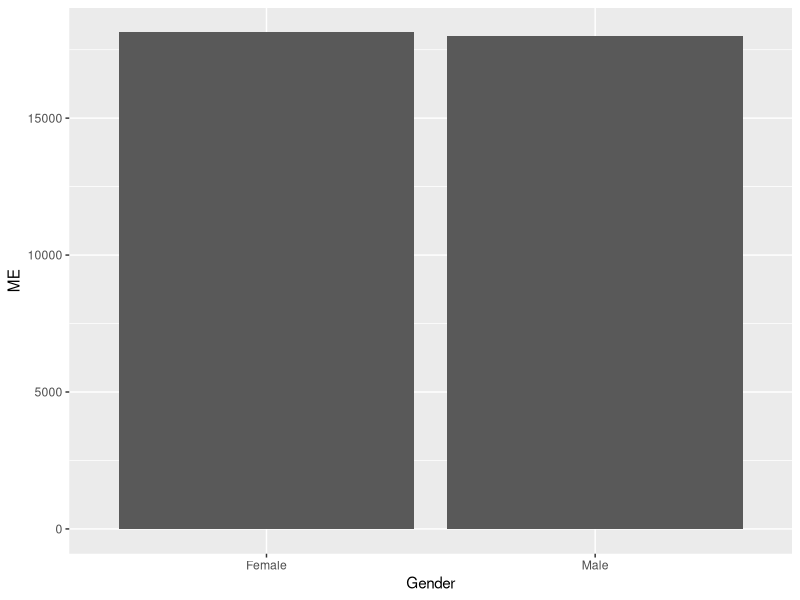
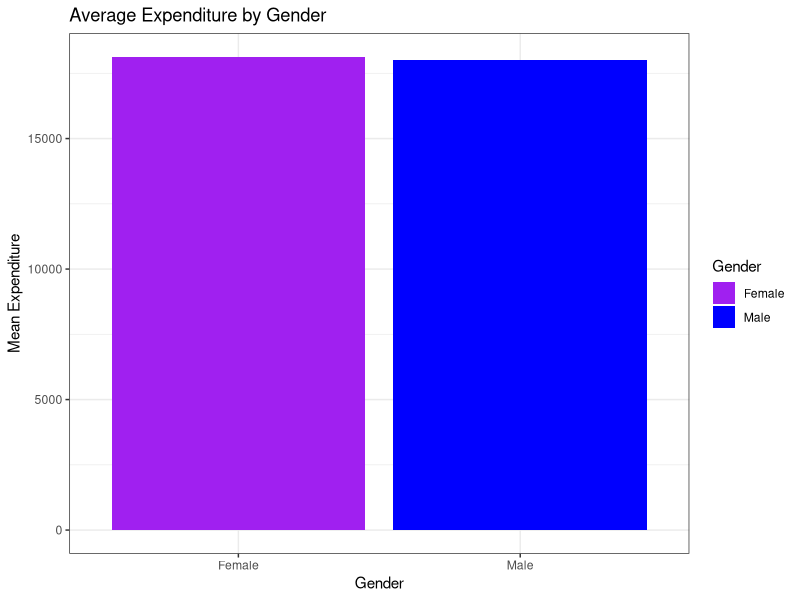
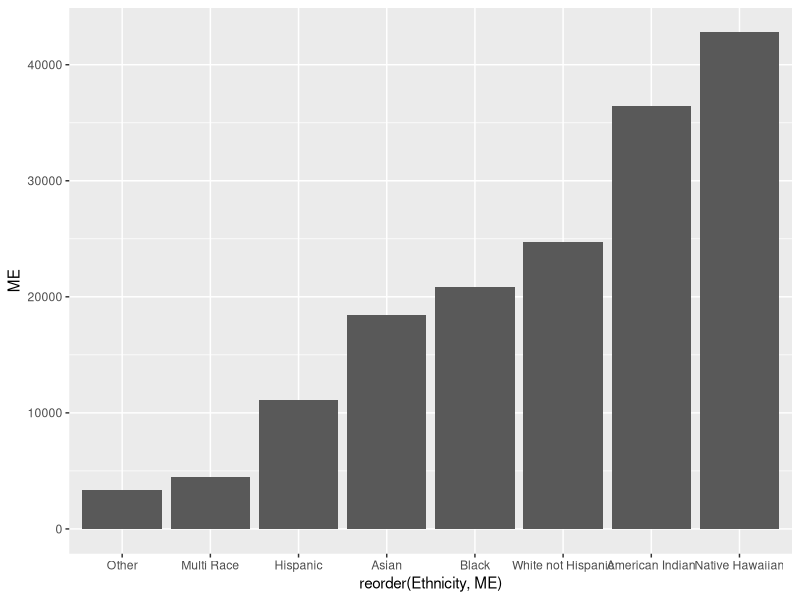
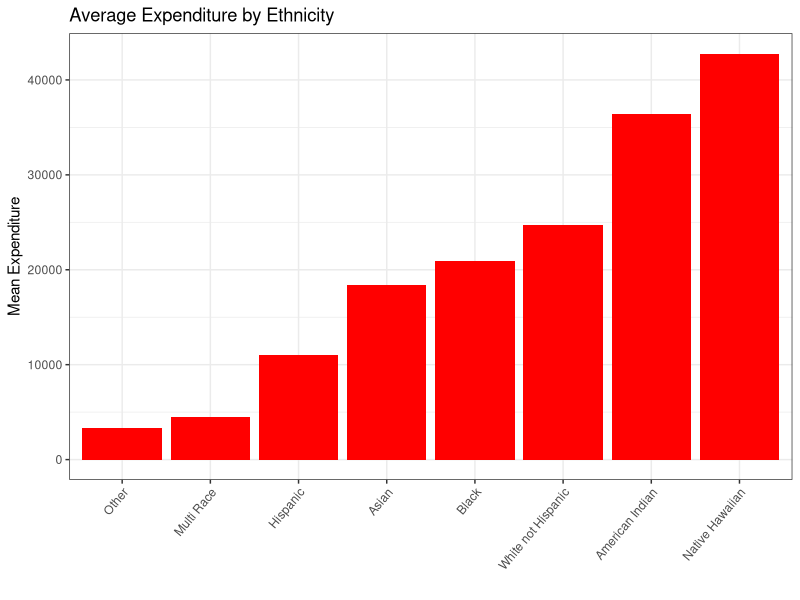
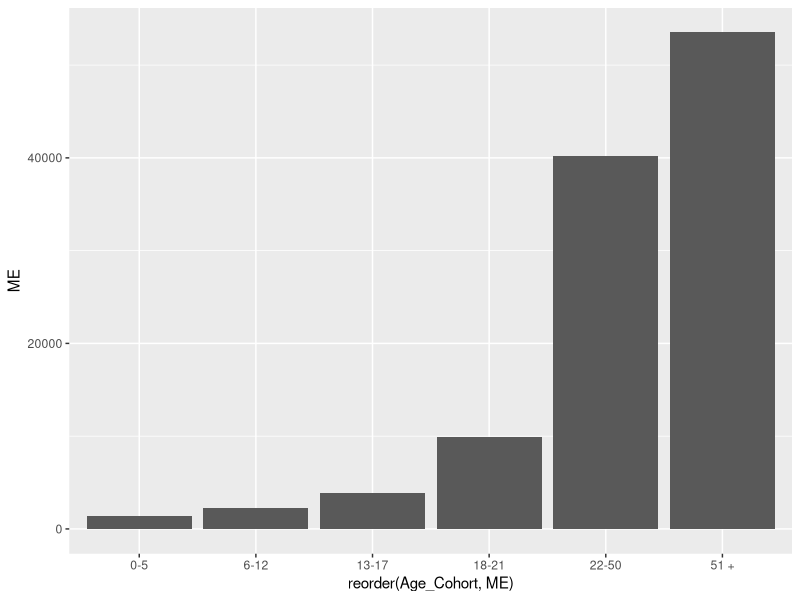
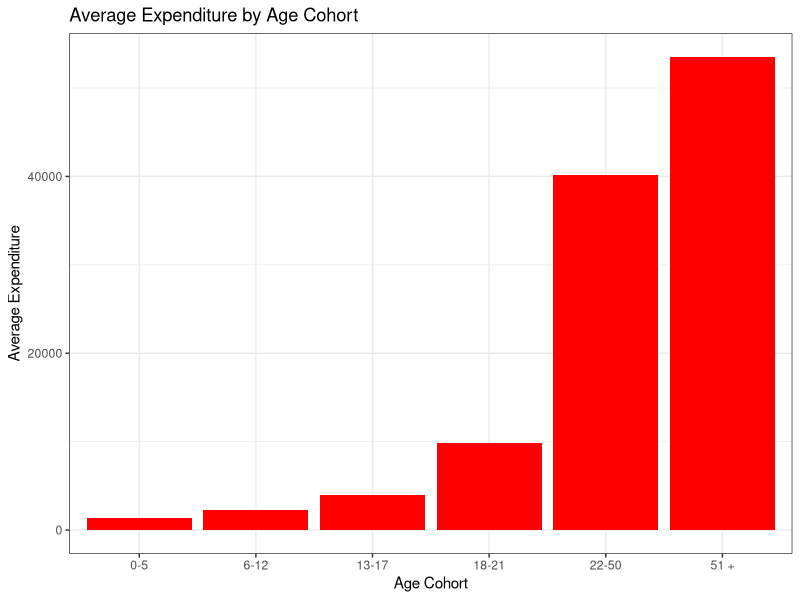
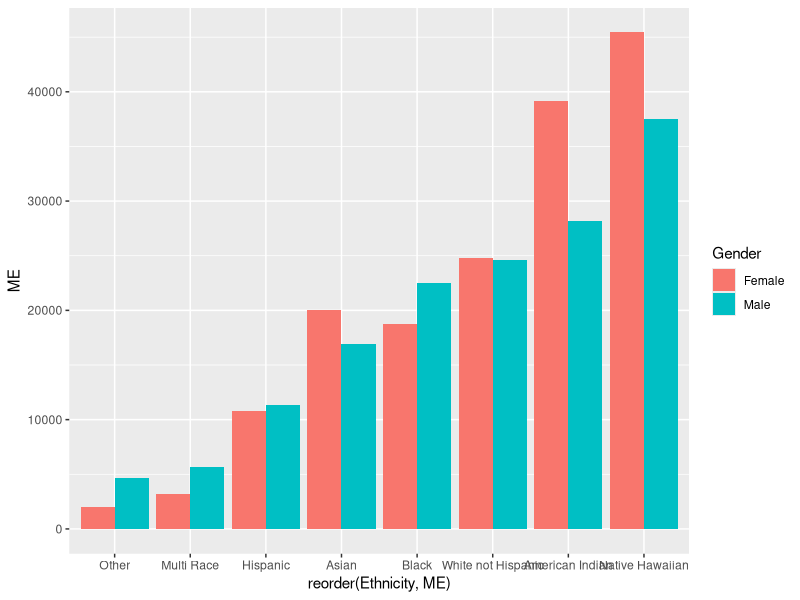
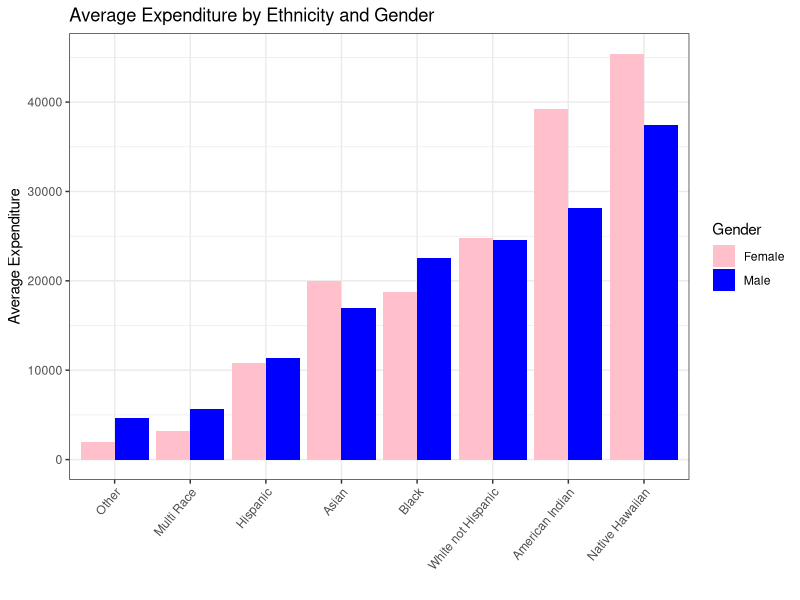

The R script that drew these images, in order:
# Alan Arnholt
# 9/26/17

library(readxl)
DF <- read_excel("TMP.xlsx")
head(DF)
# Problems with Age_Cohort
table(DF$Age_Cohort)
# DF$Age_Cohort <- ifelse(DF$Age_Cohort == "42898", "6-12", DF$Age_Cohort)
# or
DF$Age_Cohort <- gsub(42898, "6-12", DF$Age_Cohort)
DF$Age_Cohort <- gsub("0 - 5", "0-5", DF$Age_Cohort)
table(DF$Age_Cohort)
DF$Age_Cohort <- factor(DF$Age_Cohort, levels =  c("0-5", "6-12", "13-17", "18-21", "22-50", "51 +"))
table(DF$Age_Cohort)
library(dplyr)
library(ggplot2)
# Typical expenditure by Gender
DF %>% 
  group_by(Gender) %>% 
  summarize(ME = mean(Expenditures), MDE = median(Expenditures), n= n())
DF %>% 
  group_by(Gender) %>% 
  summarize(ME = mean(Expenditures), MDE = median(Expenditures), n= n()) %>%
  ggplot(aes(x = Gender, y= ME)) + 
  geom_bar(stat = "identity") 
# Tweaked
DF %>% 
  group_by(Gender) %>% 
  summarize(ME = mean(Expenditures), MDE = median(Expenditures), n= n()) %>%
  ggplot(aes(x = Gender, y= ME, fill = Gender)) + 
  geom_bar(stat = "identity") + 
  labs(title = "Average Expenditure by Gender", y = "Mean Expenditure") + 
  theme_bw() + 
  scale_fill_manual(values = c("purple", "blue"))

# Typical expenditure for Hispanics
DF %>% 
  group_by(Ethnicity) %>% 
  summarize(ME = mean(Expenditures), MDE = median(Expenditures), n= n())

DF %>% 
  group_by(Ethnicity) %>% 
  summarize(ME = mean(Expenditures), MDE = median(Expenditures), n= n()) %>%  
  ggplot(aes(x = reorder(Ethnicity, ME), y = ME)) +
  geom_bar(stat="identity")
# tweaked
DF %>% 
  group_by(Ethnicity) %>% 
  summarize(ME = mean(Expenditures), MDE = median(Expenditures), n= n()) %>%  
  ggplot(aes(x = reorder(Ethnicity, ME), y = ME)) +
  geom_bar(stat="identity", fill = "red") + 
  theme_bw() + 
  theme(axis.text.x = element_text(angle = 50, hjust = 1)) + 
  labs(x = "", y = "Mean Expenditure", title = "Average Expenditure by Ethnicity")

# Typical expenditure for 22-50 yo
DF %>% 
  group_by(Age_Cohort) %>% 
  summarize(ME = mean(Expenditures), MDE = median(Expenditures), n= n())
#
DF %>% 
  group_by(Age_Cohort) %>% 
  summarize(ME = mean(Expenditures), MDE = median(Expenditures), n= n()) %>% 
  ggplot(aes(x = reorder(Age_Cohort, ME), y = ME)) + 
           geom_bar(stat = "identity")
# Tweaked
DF %>% 
  group_by(Age_Cohort) %>% 
  summarize(ME = mean(Expenditures), MDE = median(Expenditures), n= n()) %>% 
  ggplot(aes(x = reorder(Age_Cohort, ME), y = ME)) + 
  geom_bar(stat = "identity", fill = "red") + 
  theme_bw() + 
  labs(x = "Age Cohort", y = "Average Expenditure", title = "Average Expenditure by Age Cohort")

# Male white-non-hispanic 
DF %>% 
  group_by(Ethnicity, Gender) %>% 
  summarize(ME = mean(Expenditures), MDE = median(Expenditures), n= n())
#
DF %>% 
  group_by(Ethnicity, Gender) %>% 
  summarize(ME = mean(Expenditures), MDE = median(Expenditures), n= n()) %>%
  ggplot(aes(x = reorder(Ethnicity, ME), y = ME, fill = Gender)) +
           geom_bar(stat = "identity", position = "dodge")
# tweaked
DF %>% 
  group_by(Ethnicity, Gender) %>% 
  summarize(ME = mean(Expenditures), MDE = median(Expenditures), n= n()) %>%
  ggplot(aes(x = reorder(Ethnicity, ME), y = ME, fill = Gender)) +
  geom_bar(stat = "identity", position = "dodge") +
  theme_bw() +
  theme(axis.text.x = element_text(angle = 50, hjust = 1)) + 
  labs(x = "", y = "Average Expenditure", title = "Average Expenditure by Ethnicity and Gender") + 
  scale_fill_manual(values = c("pink", "blue"))
  
  

# Asian 22-50 yo
DF %>% 
  group_by(Ethnicity, Age_Cohort) %>% 
  summarize(ME = mean(Expenditures), MDE = median(Expenditures), n= n())
#
DF %>% 
  group_by(Ethnicity, Age_Cohort) %>% 
  summarize(ME = mean(Expenditures), MDE = median(Expenditures), n= n()) %>% 
  ggplot(aes(x = reorder(Ethnicity, ME), y = ME, fill = Age_Cohort)) +
  geom_bar(stat = "identity", position = "dodge")
# Last graph is too crowded
DF %>% 
  group_by(Ethnicity, Age_Cohort) %>% 
  summarize(ME = mean(Expenditures), MDE = median(Expenditures), n= n()) %>% 
  ggplot(aes(x = reorder(Age_Cohort, ME), y = ME, fill = Age_Cohort)) +
  geom_bar(stat = "identity") + 
  facet_grid(.~Ethnicity) + 
  theme_bw()
#### Just consider White and Hispanic
DF %>%
  filter(Ethnicity %in% c("Hispanic", "White not Hispanic")) %>% 
  group_by(Ethnicity) %>% 
  summarize(ME = mean(Expenditures), n = n())
#### Consider Bivariate analysis of Age Cohort now
DF %>%
  filter(Ethnicity %in% c("Hispanic", "White not Hispanic")) %>% 
  group_by(Age_Cohort, Ethnicity) %>% 
  summarize(ME = mean(Expenditures), n = n())
# Graph now with tweaks
DF %>%
  filter(Ethnicity %in% c("Hispanic", "White not Hispanic")) %>% 
  group_by(Age_Cohort, Ethnicity) %>% 
  summarize(ME = mean(Expenditures), n = n()) %>%
  ggplot(aes(x = reorder(Age_Cohort, ME), y = ME, fill = Ethnicity)) + 
  geom_bar(stat = "identity", position = "dodge") + 
  theme_bw() + 
  labs(x = "Age Cohort", y = "Average Expenditure", 
       title = "Average Expenditures by Age Cohort and Ethnicity") + 
  scale_fill_manual(values = c("chocolate", "peachpuff"))
## Some Explanation
DF %>%
  filter(Ethnicity %in% c("Hispanic", "White not Hispanic")) %>% 
  group_by(Age_Cohort, Ethnicity) %>% 
  summarize(ME = mean(Expenditures), n = n())
##
DF %>%
  filter(Ethnicity %in% c("Hispanic", "White not Hispanic")) %>% 
  group_by(Age_Cohort, Ethnicity) %>% 
  summarize(ME = mean(Expenditures), n = n()) %>%
  ggplot(aes(x = reorder(Age_Cohort, ME), y = n, fill = Ethnicity)) + 
  geom_bar(stat = "identity", position = "dodge") + 
  theme_bw() + 
  scale_fill_manual(values = c("chocolate", "peachpuff")) + 
  labs(x = "Age Cohort", y = "Number in Group", title = "Consumers by Ethnicity and Age Cohort")

